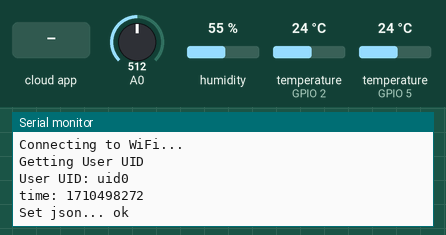
The sketch below on a simulated ESP8266 (NodeMCU). Parts: the last lines printed to the serial monitor. The inputs (shaded band) are chosen by the test bench; at power-on: A0 = 512, humidity 55 %, temperature (sensors on GPIO 2, GPIO 5) 24 °C. WiFi joins after 1.5 s; servers stay silent unless stated; the local clock reads 2024-03-15 10:24:30 at power-on unless the sketch sets it; the Firebase database answers and starts empty.

Above: at 3.2 s.
3.3 s: the phone or cloud app sets Fan_status to 1
At 5.3 s:
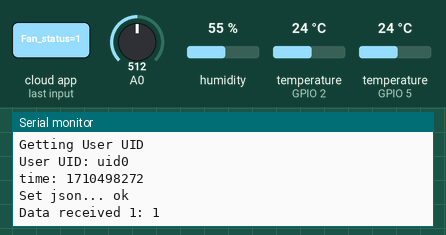
5.6 s: the phone or cloud app sets Speed to 1
At 6.9 s:
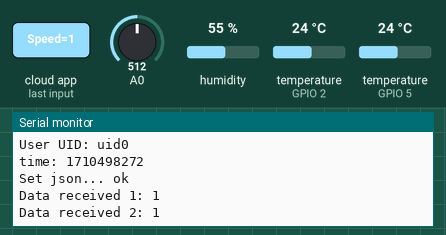
7.1 s: the phone or cloud app sets Fan_status to 0
At 8.1 s:
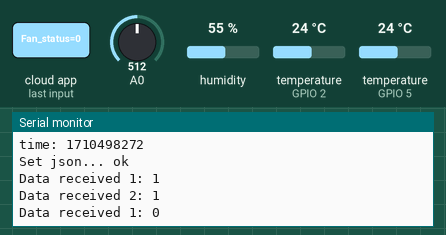
8.6 s: the phone or cloud app sets Speed to 0
At 10.3 s:
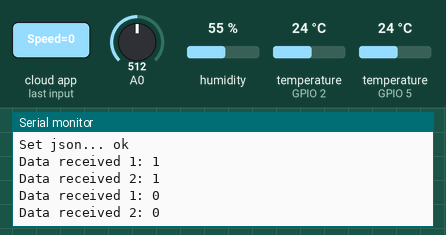

Measured:
- after the input at 3.3 s, the serial monitor: prints a new line after 0.84 s (image 1)
- after the input at 5.6 s, the serial monitor: prints a new line after 0.82 s (image 2)
- after the input at 7.1 s, the serial monitor: prints a new line after 0.25 s (image 3)
- after the input at 8.6 s, the serial monitor: prints a new line after 1.0 s (image 4)

The sketch:

iot.ino
```cpp
#include "DHT.h"
#include <Arduino.h>
#include <ESP8266WiFi.h>
#include "time.h"
#include <Firebase_ESP_Client.h>

#include <OneWire.h>
#include <DallasTemperature.h>

// Chân nối với Arduino
#define ONE_WIRE_BUS 5
//Thiết đặt thư viện onewire
OneWire oneWire(ONE_WIRE_BUS);
//Đọc giá trị của cảm biến ds18b20
DallasTemperature sensors(&oneWire);

#include "addons/RTDBHelper.h"
#include "addons/TokenHelper.h"

//Khai báo wifi, và server truy xuất thời gian truy cập
//const char* ssid = "Hờ Mờ Cờ";
//const char* password = "hmc01062002";
const char* ntpServer = "vn.pool.ntp.org";
const char* ssid = "TitanFall.com";
const char* password = "haogia123";
//Khai báo biến và các đường dẫn cơ sở dữ liệu của firebase
byte data1,data2;
byte lastData1, lastData2;
String uid;
String tempPath = "/innertemp";
String humPath = "/humid";
String gasPath = "/gas";
String temp2Path ="/outtertemp";
String timePath = "/timestamp";
String databasePath;
int timestamp;
FirebaseJson json;
unsigned long sendDataPrevMillis = 0;
unsigned long timerDelay = 60000;

//Định nghĩa chân kết nối DHT 11
#define DHTPIN 2
#define DHTTYPE DHT11

//Định nghĩa đường dẫn cơ sở dữ liệu và mã API truy cập
#define API_KEY "AIzaSyBO7GDJQMNRyJ9mZegNo2MsCBPjt1p9LQQ"
#define DATABASE_URL "https://iot-lab-eeb2b-default-rtdb.firebaseio.com/"
// Insert Authorized Email and Corresponding Password
#define USER_EMAIL "ads123@gmail.com"
#define USER_PASSWORD "12332133"

DHT dht(DHTPIN, DHTTYPE); //Truyền tham số kết nối cho DHT11
//Định nghĩa các đối tượng của firebase
FirebaseData fbdo;
FirebaseAuth auth;
FirebaseConfig configF;

//Hàm trả về giá trị thời gian dạng stamp (giây)
unsigned long getTime() {
  time_t now;
  struct tm timeinfo;
  if (!getLocalTime(&timeinfo)) {
    //Serial.println("Failed to obtain time");
    return (0);
  }
  time(&now);
  return now;
}
//==================================================
//Hàm khởi tạo kết nối wifi
void initWiFi() {
  WiFi.begin(ssid, password);
  while (WiFi.status() != WL_CONNECTED) {
    delay(1000);
    Serial.println("Connecting to WiFi...");
  }
}
//==================================================
//Hàm chớp tắt led
void blink(){
   digitalWrite(LED_BUILTIN,HIGH);
   delay(100);
   digitalWrite(LED_BUILTIN,LOW);
   delay(100);
}
//==================================================
void setup() {
  // put your setup code here, to run once:
  Serial.begin(115200);  //Mở giao tiếp với máy tính
  initWiFi(); //Khởi tạo wifi
  dht.begin();  //Khởi tạo DHT
  configTime(0, 0, ntpServer); //Khởi tạo thời gian
  configF.api_key = API_KEY;  //truyền tham số vào đối tượng config của firebase
  pinMode(LED_BUILTIN, OUTPUT); //cấu hình I/O, đây là một led on board esp8266
  pinMode(A0, INPUT); //cấu hình I/O
  // Assign the RTDB URL (required)
  configF.database_url = DATABASE_URL;    //truyền tham số vào đối tượng config
  //Assign the user sign in credentials
  auth.user.email = USER_EMAIL;       //truyền tham số vào đối tượng auth
  auth.user.password = USER_PASSWORD;

  // Assign the callback function for the long running token generation task */
  configF.token_status_callback = tokenStatusCallback;
  configF.max_token_generation_retry = 5;

  Firebase.begin(&configF, &auth);  //khởi tạo liên kết với firebase
  fbdo.setResponseSize(4096);     //giới hạn dung lượng kết nối trong đối tượng fbdo
  Firebase.reconnectWiFi(true);   //kết nối lại wifi trường hợp mất kết nối
  Serial.println("Getting User UID");
  while ((auth.token.uid) == "") {
    Serial.print('.');
    delay(1000);
  }
  // Print user UID
  uid = auth.token.uid.c_str();  //lấy uid để gán vào đường dẫn chính
  Serial.print("User UID: ");
  Serial.println(uid);
  databasePath = "/UsersData/" + uid + "/readings";   //thiết lập đường dẫn chính của dữ liệu
}

void loop() {
  sensors.requestTemperatures();
  // put your main code here, to run repeatedly:
    if ( Firebase.ready() && (millis() - sendDataPrevMillis > timerDelay || sendDataPrevMillis == 0)  ) {
    sendDataPrevMillis = millis();

    //Get current timestamp
    timestamp = getTime();  // lấy giá trị thời gian
    Serial.print("time: ");
    Serial.println(timestamp);  // in ra monitor

    json.set(tempPath.c_str(), String(dht.readTemperature()));    // đặt các giá trị vào đường dẫn con với cấu trúc json
    json.set(humPath.c_str(), String(dht.readHumidity()));
    json.set(gasPath.c_str(), String(analogRead(A0)));
    json.set(temp2Path.c_str(), String(sensors.getTempCByIndex(0)));
    json.set(timePath.c_str(), String(timestamp));

    //Gán toàn bộ cấu trúc vào đường dẫn chính và đẩy lên firebase
    Serial.printf("Set json... %s\n", Firebase.RTDB.setJSON(&fbdo, databasePath.c_str(), &json) ? "ok" : fbdo.errorReason().c_str());

  }

  if(  dht.readTemperature() < 30 && dht.readTemperature() > 40 || dht.readHumidity() > 70 ||  analogRead(A0) > 700 )  blink();   //cảnh báo ngưỡng nhiệt độ

  //Lấy giá trị từ firebase về dạng string
  if (Firebase.RTDB.getString(&fbdo, "/Web&App/Fan_status")){
        if (fbdo.dataTypeEnum() == fb_esp_rtdb_data_type_string){
              data1 = fbdo.stringData().toInt();          //hàm lấy giá trị và đồng thời chuyển đổi về dạng Int
              if(data1 != lastData1){
                    Serial.print("Data received 1: ");
                    Serial.println(data1); //print the data received from the Firebase database
                    lastData1 = data1;
                }
              }
            }
        else {Serial.println(fbdo.errorReason());} //print he error (if any)

  if (Firebase.RTDB.getString(&fbdo, "/Web&App/Speed")){
        if (fbdo.dataTypeEnum() == fb_esp_rtdb_data_type_string){
              data2 = fbdo.stringData().toInt();
              if(data2 != lastData2){
                    Serial.print("Data received 2: ");
                    Serial.println(data2); //print the data received from the Firebase database
                    lastData2 = data2;
                }
              }
            }
        else {Serial.println(fbdo.errorReason()); //print he error (if any)
              }


  }
```
